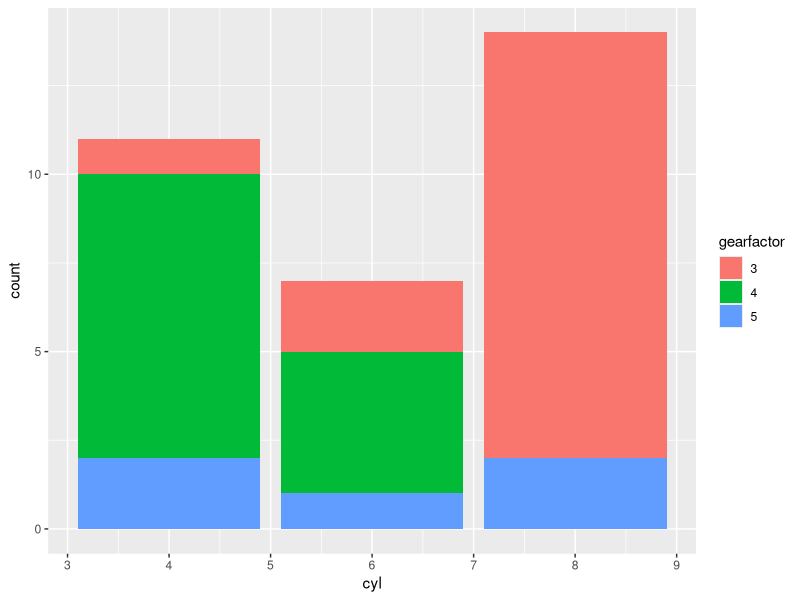

The R script that drew this image:
library(ggplot2)
mtcars$cylfactor <- as.factor(mtcars$cyl)
mtcars$gearfactor <- as.factor(mtcars$gear)
ggplot(mtcars, aes(cyl, fill = gearfactor)) + geom_bar()
       
